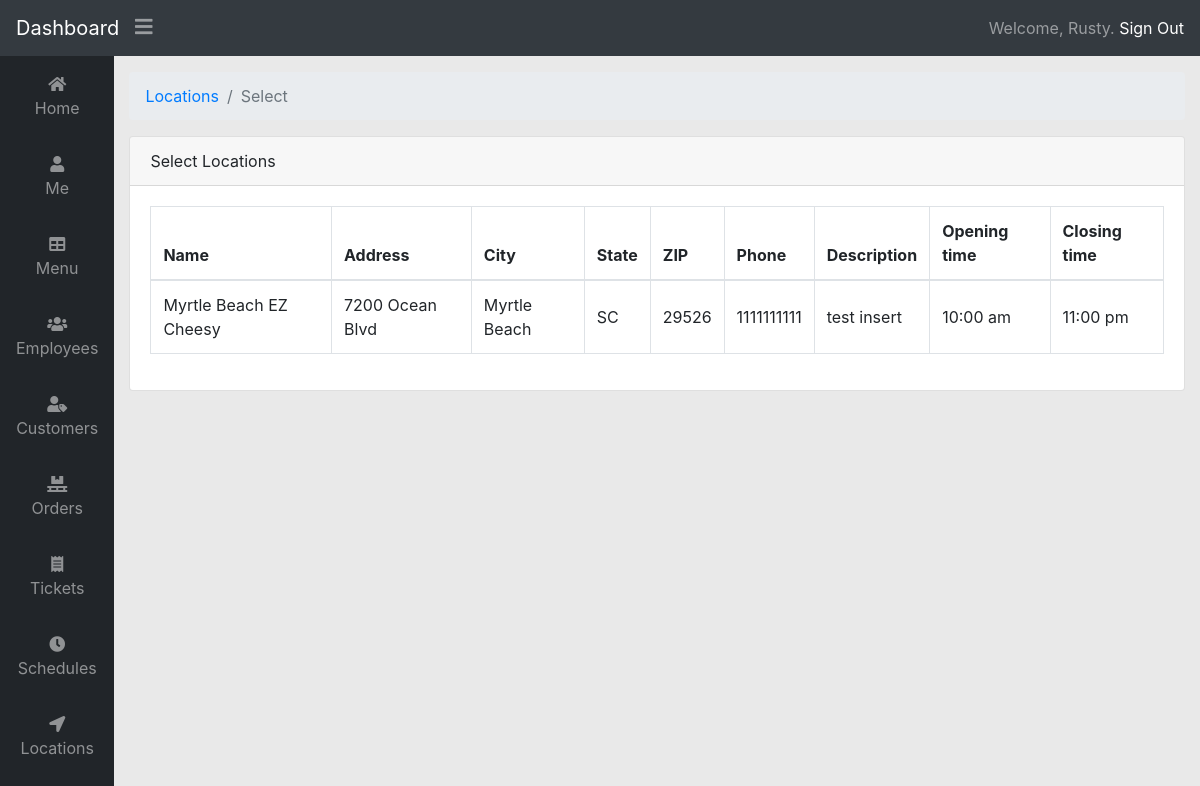
/selectlocations.php (signed in), run on the app's committed database.
### tables this page shows
CREATE TABLE `locations` (
  `locationkey` int NOT NULL,
  `locationname` varchar(50) NOT NULL,
  `locationaddress` varchar(255) NOT NULL,
  `locationcity` varchar(50) NOT NULL,
  `locationzip` varchar(5) NOT NULL,
  `locationstate` varchar(2) NOT NULL,
  `locationphone` varchar(10) NOT NULL,
  `locationdescription` varchar(255) NOT NULL,
  `locationopen` time DEFAULT NULL,
  `locationclose` time DEFAULT NULL
);

### selectlocations.php (the view, shortened to what this page needs)
<?php
	require_once 'header.php';
	if ($_SESSION['signedin'] == 1) {
		if (preg_match('/.......1................................/', $_SESSION['permission'])) {
?>
<ol class="breadcrumb">
	<li class="breadcrumb-item"><a href="#">Locations</a></li>
	<li class="breadcrumb-item active">Select</li>
</ol>
<div class="card">
	<div class="card-header">Select Locations</div>
	<div class="card-body">
		<div class="table-responsive">
			<table class="table table-bordered" id="selectlocationsTable" width="100%" cellspacing="0">
				<thead>
					<tr>
						<th>Name</th>
						<th>Address</th>
						<th>City</th>
						<th>State</th>
						<th>ZIP</th>
						<th>Phone</th>
						<th>Description</th>
						<th>Opening time</th>
						<th>Closing time</th>
					</tr>
				</thead>
				<tbody>
					<?php
					$sqlselectc = "SELECT * FROM locations ORDER BY locationkey ASC";
					$result = $db->prepare($sqlselectc);
					$result->execute();
						while ( $row = $result-> fetch() )
							{
								echo '<tr><td> ' . $row['locationname'] .
								'</td><td> ' . $row['locationaddress'] . '</td><td> ' . $row['locationcity'] . '</td>
								<td> ' . $row['locationstate'] . '</td><td> ' . $row['locationzip'] . '</td>
								<td> ' . $row['locationphone'] . '</td><td> ' . $row['locationdescription'] . '</td>
								<td>' . date("g:i a", strtotime($row['locationopen'])) . '</td>
								<td>' . date("g:i a", strtotime($row['locationclose'])) . '</td>';
							}
							echo '</tr>';
					?>
				</tbody>
			</table>
		</div>
	</div>
</div>
<?php
} else {
	echo '<p>You do not have permission to view this page</p>';
}
} else {
	echo '<p>You are not signed in. Click <a href="signin.php">here</a> to sign in.</p>';
}
	require_once 'footer.php';
?>

### styles/main.css (style rules this page uses)
body { font-family: -apple-system, BlinkMacSystemFont, "Segoe UI", Roboto, "Helvetica Neue", Arial, "Noto Sans", sans-serif, "Apple Color Emoji", "Segoe UI Emoji", "Segoe UI Symbol", "Noto Color Emoji"; background-color: #e9e9e9; }
td { vertical-align: middle !important; }

### data on the page
locations: locationname "Myrtle Beach EZ Cheesy", locationaddress "7200 Ocean Blvd", locationcity "Myrtle Beach", locationstate "SC", locationzip "29526", locationphone "1111111111", locationdescription "test insert", locationopen "10:00 am", locationclose "11:00 pm"

### other printed values
$_SESSION['employeefirstname'] "Rusty"
